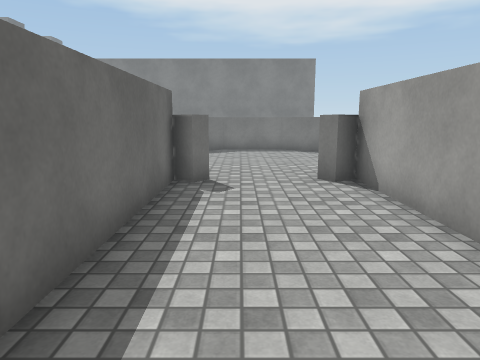
[1] (above)

14 first-person views from a walk through a 3-D level made in the Unity game engine. The camera is 1.3 m above the floor, tilts 10° down and sees 70° across. The floor is counted in squares, 1 m on a side. Each view is taken from the middle of a square. On the plan, view 1 faces up. The plan holds only what a view shows up to about 15 squares ahead; the rest is blank. The place goes on beyond the plan. The player is left out. Surface patterns are stand-ins for the level's own textures.

[2]
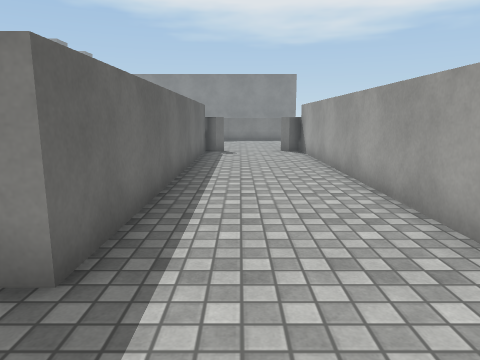

[3]
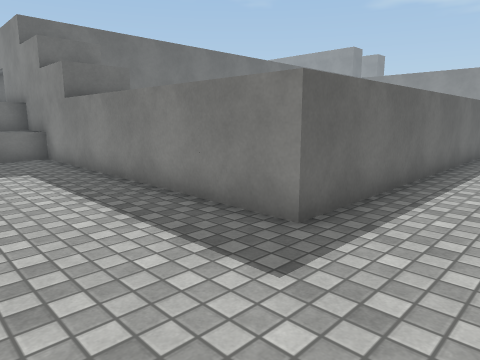

[4]
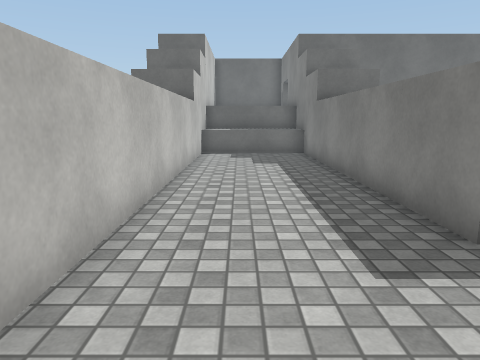

[5]
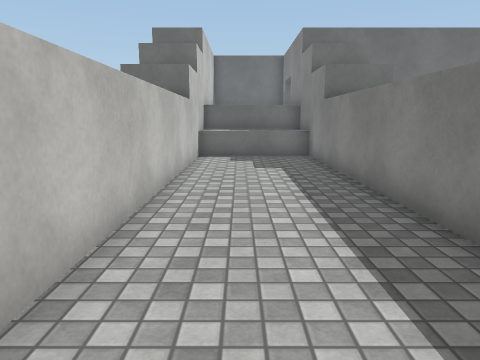

[6]
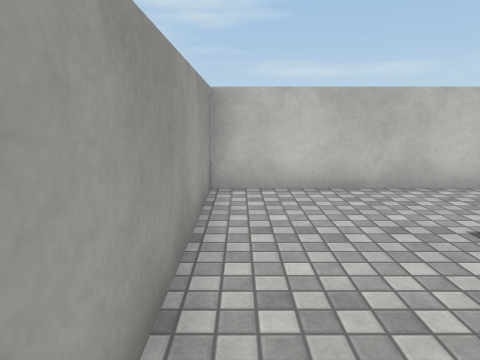

[7]
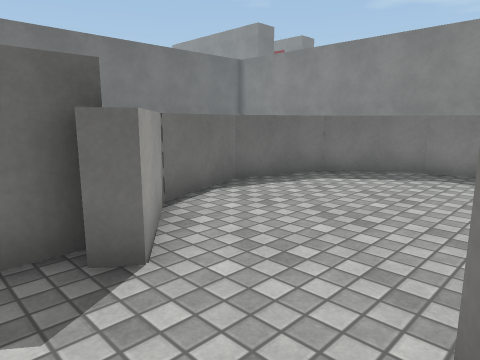

[8]
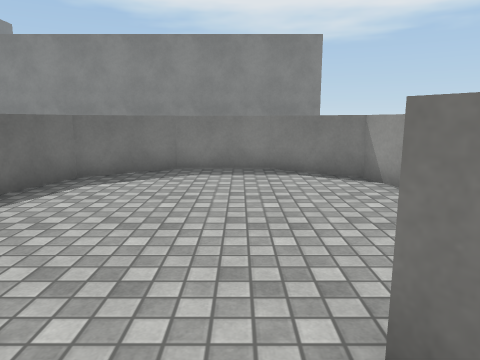

[9]
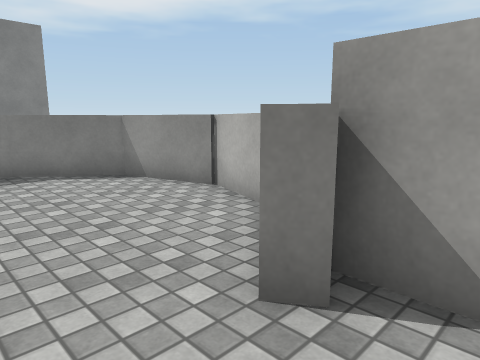

[10]
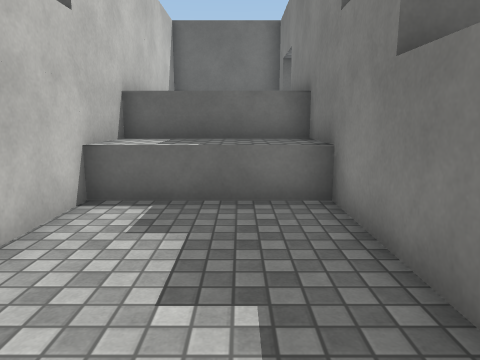

[11]
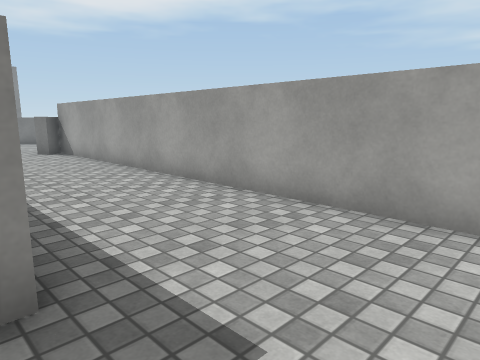

[12]
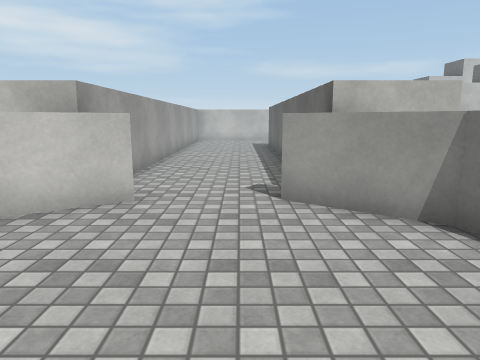

[13]
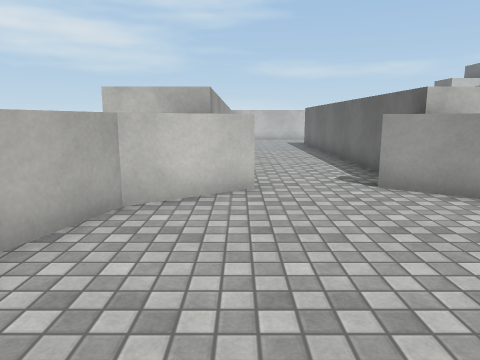

[14]
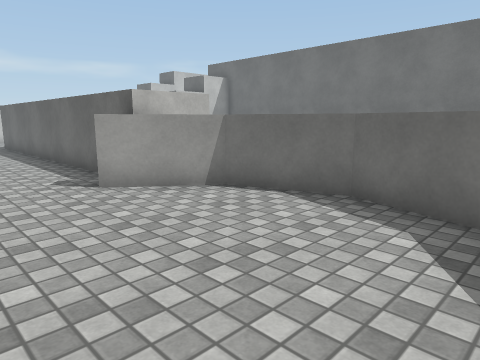

### Floor plan
Key: @ floor where view 1 was taken; # wall or solid block; . floor; ^ raised ledge.
Columns run from 14 left of view 1 to 5 right of it. Each row starts with its distance up from view 1.
 15             #^^^^#
 14            ##....##
 13            ^......^
 12            #......^
 11 #         ##.......#
 10 #          #......##
  9 #          ^......^
  8 #           ^#..#^
  7            ^^#..#^^
  6             ^....^
  5             ^....^
  4             ^....^
  3             ^....^
  2             ^....^
  1             ^....^
  0             ^.@..^
 -1             ^....^
 -2             ^....^
 -3             ^....^
 -4 #####^^^^^^^^....^
 -5 ^^^..............^
 -6 ^^^..............^
 -7 ^^^..............#
 -8 ^^^..............#
 -9 #####^^^^^^^^^^^^^

Positions as (right, up) in squares from view 1, and headings:
1: (0, 0), facing up
2: (0, -7), facing up
3: (1, -8), facing up-left
4: (2, -7), facing left
5: (1, -7), facing left
6: (2, -2), facing down
7: (2, 6), facing up-left
8: (1, 6), facing up
9: (0, 6), facing up-right
10: (-6, -6), facing left
11: (-2, -7), facing up-right
12: (0, 13), facing down
13: (2, 14), facing down
14: (2, 14), facing down-left
